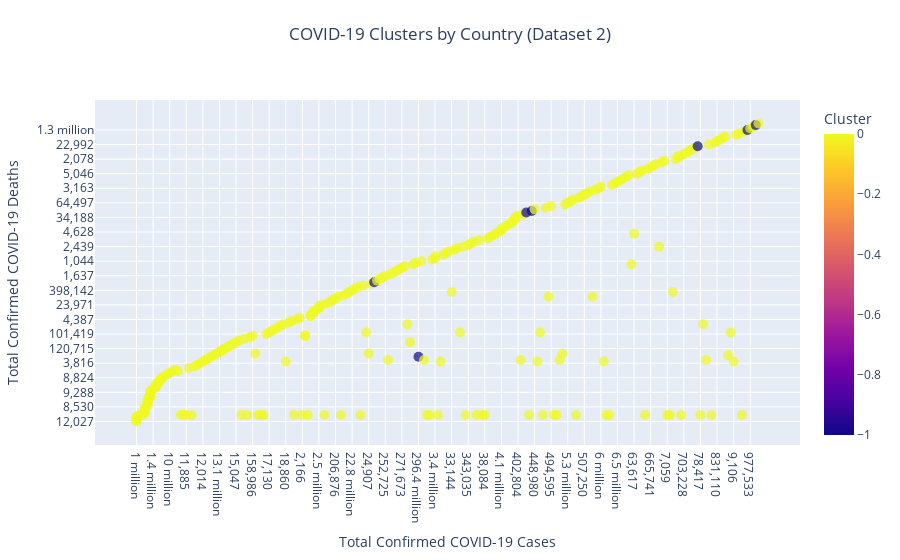

Notebook code for this chart:
### Markdown cell above
Now we can do the same for dataset 2 which has our prediction algorithms implemented

### Code cell
# We need to select a wide range of colors to represent the number of clusters

colors = ['#1f77b4', '#ff7f0e', '#2ca02c', '#d62728', '#9467bd', 
          '#8c564b', '#e377c2', '#7f7f7f', '#bcbd22', '#17becf', 
          '#f57c00', '#3f51b5', '#008080', '#006400', '#ffd700', 
          '#1e90ff', '#9932cc', '#ff1493', '#dc143c']

# Sort the data so it is easier to work with alter on 

sorted_data = dataset2.sort_values(by=['Cumulative Total of Confirmed Covid-19 Cases', 'Cumulative Total of Confirmed Covid-19 Deaths'], ascending=True)

# Add a column of data for the number of clusters

sorted_data['ClusterCount'] = sorted_data.groupby('Cluster')['Cluster'].transform('count')

# Make the scatter plot, x is number of cases, y is number of deaths

fig = px.scatter(sorted_data, 
                 x='Cumulative Total of Confirmed Covid-19 Cases', 
                 y='Cumulative Total of Confirmed Covid-19 Deaths', 
                 color='Cluster', 
                 title='COVID-19 Clusters by Country (Dataset 2)', 
                 color_discrete_sequence=colors,
                 hover_name='Country or Location')


# Fixing up and resizing the scatter plot

fig.update_layout(
    title={
        'text': "COVID-19 Clusters by Country (Dataset 2)",
        'x': 0.5,
        'y': 0.95,
        'xanchor': 'center',
        'yanchor': 'top'},
    xaxis_title='Total Confirmed COVID-19 Cases', 
    yaxis_title='Total Confirmed COVID-19 Deaths',
    title_x=0.5)

fig.update_traces(marker_size=10, marker_opacity=0.7)


fig.write_html("covid19_predictional_algorithm_cluster.html")


fig.show()

### Figure 1 — Plotly figure (JSON) as saved in the notebook; plotly's stock layout.template omitted (floating-point values rounded to 4 significant figures; data arrays with more than 128 entries replaced by an {"elided": "..."} marker saying what was removed)
{"data": [{"hovertemplate": "<b>%{hovertext}</b><br><br>Cumulative Total of Confirmed Covid-19 Cases=%{x}<br>Cumulative Total of Confirmed Covid-19 Deaths=%{y}<br>Cluster=%{marker.color}<extra></extra>", "hovertext": {"elided": "255 str values"}, "legendgroup": "", "marker": {"color": {"elided": "255 int values"}, "coloraxis": "coloraxis", "opacity": 0.7, "size": 10, "symbol": "circle"}, "mode": "markers", "name": "", "orientation": "v", "showlegend": false, "type": "scatter", "x": {"elided": "255 str values"}, "xaxis": "x", "y": {"elided": "255 str values"}, "yaxis": "y"}], "layout": {"coloraxis": {"colorbar": {"title": {"text": "Cluster"}}, "colorscale": [[0, "#0d0887"], [0.1111, "#46039f"], [0.2222, "#7201a8"], [0.3333, "#9c179e"], [0.4444, "#bd3786"], [0.5556, "#d8576b"], [0.6667, "#ed7953"], [0.7778, "#fb9f3a"], [0.8889, "#fdca26"], [1, "#f0f921"]]}, "legend": {"tracegroupgap": 0}, "title": {"text": "COVID-19 Clusters by Country (Dataset 2)", "x": 0.5, "xanchor": "center", "y": 0.95, "yanchor": "top"}, "xaxis": {"anchor": "y", "domain": [0, 1], "title": {"text": "Total Confirmed COVID-19 Cases"}}, "yaxis": {"anchor": "x", "domain": [0, 1], "title": {"text": "Total Confirmed COVID-19 Deaths"}}}}
